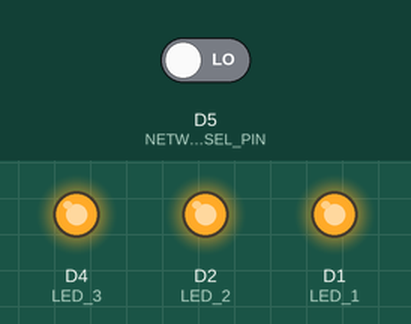
The sketch below on a simulated ESP8266 (NodeMCU). Parts: output pins drawn as LEDs (lit = HIGH). The inputs (shaded band) are chosen by the test bench; at power-on: D5 (NETWORK_SEL_PIN) LOW. WiFi joins after 1.5 s; servers stay silent unless stated; uploads are accepted with an empty reply; what the sketch prints to the serial monitor is not drawn.

Above: at 3.6 s.
At 6.0 s:
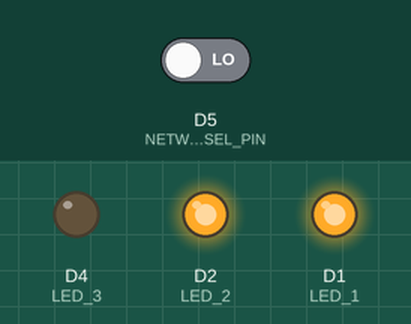
Timing chart, 0 to 8.9 s (numbered marks = the images above):
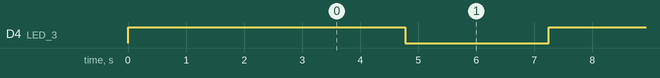

Measured:
- by itself, D4 (LED_3): alternates HIGH for 2.5 s and LOW for 2.5 s

The sketch:

esp8266_thingspeak_homeautomation.ino
```cpp
#include <ESP8266WiFi.h>
#include "thingspeak_custom.h"

#define COMP          1
#define HOME          0
#define DEBUG_SERIAL  1

#define D0    16  // GPIO16
#define D1    5   // GPIO5
#define D2    4   // GPIO4
#define D3    0   // GPIO0
#define D4    2   // GPIO2
#define D5    14  // GPIO14
#define D6    12  // GPIO12
#define D7    13  // GPI13
#define D8    15  // GPIOO15
#define D9    3   // GPIO3
#define D10   1   // GPIO1

#define NETWORK_SEL_PIN   D5
#define LED_1   D1
#define LED_2   D2
#define LED_3   D4

//#if COMP
  #define WIFI_SSID_COMP   "MISFIT SW"
  #define WIFI_PASS_COMP   "Wearables1!"
//#elif HOME
  #define WIFI_SSID_HOME   "Hong_quan"
  #define WIFI_PASS_HOME   "0908108060a"
//#endif

#define THINGSPEAK_LIGHT_NO1_CHANNEL        "66225"
#define THINGSPEAK_LIGHT_NO1_READ_KEY       "X1ZDQFFMYXEVQB7G"

#define THINGSPEAK_LIGHT_NO1_LOG_CHANNEL    "66636"
#define THINGSPEAK_LIGHT_NO1_LOG_WRITE_KEY  "V65MD3S4STAVNEUB"

#if DEBUG_SERIAL
  #define DEBUG_PO(msg)     Serial.print(msg)
  #define DEBUG_POLN(msg)   Serial.println(msg)
#else
  #define DEBUG_PO(msg)     {}
  #define DEBUG_POLN(msg)   {}
#endif

using namespace thingspeak_custom;

WiFiClient client;
ThingSpeak ts_light_no1(&client);

void setup()
{
  #if DEBUG_SERIAL
  // Start serial
  Serial.begin(115200);
  #endif

  pinMode(NETWORK_SEL_PIN, INPUT);

  pinMode(LED_1, OUTPUT);
  pinMode(LED_2, OUTPUT);
  pinMode(LED_3, OUTPUT);
  digitalWrite(LED_1, 1);
  digitalWrite(LED_2, 1);
  digitalWrite(LED_3, 1);

  delay(1000);

  DEBUG_POLN("\n\n====== ESP8266 Module Info ======");
  DEBUG_PO("Chip ID            : ");
  DEBUG_POLN(ESP.getChipId());
  DEBUG_PO("Flash size (bytes) : ");
  DEBUG_POLN(ESP.getFlashChipSize());
  DEBUG_PO("Free heap (bytes)  : ");
  DEBUG_POLN(ESP.getFreeHeap());
  DEBUG_POLN("=================================\n");

  // Start wifi
  DEBUG_PO("Connecting to ");
  if (digitalRead(NETWORK_SEL_PIN) == 1) {
    WiFi.begin(WIFI_SSID_COMP, WIFI_PASS_COMP);
    DEBUG_PO(WIFI_SSID_COMP);
  } else {
    WiFi.begin(WIFI_SSID_HOME, WIFI_PASS_HOME);
    DEBUG_PO(WIFI_SSID_HOME);
  }

  while (WiFi.status() != WL_CONNECTED)
  {
    delay(500);
    DEBUG_PO(".");
  }

  DEBUG_PO("\nConnected. IP address: ");
  DEBUG_POLN(WiFi.localIP());

  ts_light_no1.SetChannelInfo(THINGSPEAK_LIGHT_NO1_CHANNEL, THINGSPEAK_LIGHT_NO1_READ_KEY, "F9I3HN9MA22DOE1L", "4059", "CIN3LKFSII32LUYN");

  DEBUG_PO("\nRunning...");
}

void loop()
{
  String talkback_cmd = "";
  talkback_cmd = ts_light_no1.GetTalkBackCmd();

  // Toggle and LED to indicate that it is still running
  digitalWrite(LED_3, !digitalRead(LED_3));

  if (talkback_cmd.equals("\r")) {
    // DEBUG_POLN("No command");
  } else if (talkback_cmd.equals("LED_1_ON\r")) {
    digitalWrite(LED_1, 0);
  } else if (talkback_cmd.equals("LED_1_OFF\r")) {
    digitalWrite(LED_1, 1);
  } else if (talkback_cmd.equals("LED_2_ON\r")) {
    digitalWrite(LED_2, 0);
  } else if (talkback_cmd.equals("LED_2_OFF\r")) {
    digitalWrite(LED_2, 1);
  }

  delay(200);
}
```

thingspeak_custom.cpp
```cpp
#include "thingspeak_custom.h"

#if 0
  #define THINGSPEAK_DEBUG(msg)     Serial.print(msg)
  #define THINGSPEAK_DEBUGLN(msg)   Serial.println(msg)
#else
  #define THINGSPEAK_DEBUG(msg)     {}
  #define THINGSPEAK_DEBUGLN(msg)   {}
#endif

#define THINGSPEAK_HOST                     "api.thingspeak.com"

/* Http request example
 * GET /update?key=F9I3HN9MA22DOE1L&field1=324 HTTP/1.1
 * Host: api.thingspeak.com
 */
#define THINGSPEAK_FORM_HTTP_WRITE_1_FIELD_REQUEST(key, str_value)  \
        ("GET /update?key=" + key + "&field1=" + str_value + " HTTP/1.1\nHost: " + THINGSPEAK_HOST + "\r\n\r\n")

/* Http request example
 * GET /channels/66225/feed.json?key=CHO2NZG9CGGVVWPA HTTP/1.1
 * Host: api.thingspeak.com
 */
#define THINGSPEAK_FORM_HTTP_READ_ALL_FEEDS_REQUEST(channel, key)   \
        ("GET /channels" + channel + "/feed.json?key=" + key + " HTTP/1.1\nHost: " + THINGSPEAK_HOST + "\r\n\r\n")

/* Http request example
 * DELETE /channels/66225/feeds/?api_key=BVZUYDAEPYX7OUMX HTTP/1.1
 * Host: api.thingspeak.com
 */
#define THINGSPEAK_FORM_HTTP_CLEAN_ALL_FEEDS_REQUEST(channel, key)  \
        ("DELETE /channels/" + channel + "/feeds/?api_key=" + key + " HTTP/1.1\nHost: " + THINGSPEAK_HOST + "\r\n\r\n";)

/* Http request example
 * GET /channels/66225/field/field1/last.txt?key=CHO2NZG9CGGVVWPA HTTP/1.1
 * Host: api.thingspeak.com
 */
#define THINGSPEAK_FORM_HTTP_READ_LAST_ENTRY_IN_FIELD_FEED_REQUEST(channel, key, field) \
        ("GET /channels/" + channel +"/field/" + field + "/last.txt?key=" + key + " HTTP/1.1\nHost: " + THINGSPEAK_HOST + "\r\n\r\n")

/* Http request example
 * POST /talkbacks/4059/commands/execute?api_key=CIN3LKFSII32LUYN HTTP/1.1
 * Host: api.thingspeak.com
 */
#define THINGSPEAK_HTTP_POST_GET_TALKBACK_COMMAND_REQUEST(talkback_id, key) \
        ("POST /talkbacks/" + talkback_id + "/commands/execute?api_key=" + key + " HTTP/1.1\nHost: " + THINGSPEAK_HOST + "\r\n\r\n")


namespace thingspeak_custom {
  ThingSpeak::ThingSpeak(Client *client, String channel, String read_key, String write_key, String talkback_id, String talkback_key)
  {
    this->client = client;

    SetChannelInfo(channel, read_key, write_key, talkback_id, talkback_key);
  }

  ThingSpeak::~ThingSpeak(void)
  {

  }

  /************************************************************
   *  Function:
   *    Set Channel info
   ************************************************************/
  void ThingSpeak::SetChannelInfo(String channel, String read_key, String write_key, String talkback_id, String talkback_key)
  {
    this->channel_str = channel;
    this->read_key_str = read_key;
    this->write_key_str = write_key;

    this->talkback_id_str = talkback_id;
    this->talkback_key_str = talkback_key;
    this->talkback_http_post = THINGSPEAK_HTTP_POST_GET_TALKBACK_COMMAND_REQUEST(talkback_id, talkback_key);
  }

  /************************************************************
   *  Function:
   *    Get the last value in the field feed of
   *    selected channel from api.thingspeak.com
   ************************************************************/
  int ThingSpeak::GetLastValueFieldFeed(String field_name)
  {
    String http_code = THINGSPEAK_FORM_HTTP_READ_LAST_ENTRY_IN_FIELD_FEED_REQUEST(this->channel_str, this->read_key_str, field_name);
    int field_value = 0;

    Connect();

    if (SendHttpRequest(this->talkback_http_post) != 0)
    { // Something wrong happened
      Disconnect();
      return -1;
    }

    // Read the return code
    if (ReadHeader() != 200) {
      THINGSPEAK_DEBUGLN("Reading data failed");
      field_value = -1; // Something went wrong. Return 0xFFFF for error reading
    } else {
      field_value = ReadBody().toInt();
    }

    Disconnect();

    return field_value;
  }

  /************************************************************
   *  Function:
   *    Get TalkBack command if any from channel.
   ************************************************************/
  String ThingSpeak::GetTalkBackCmd(void)
  {
    String talk_back_cmd = "";

    Connect();

    if (SendHttpRequest(this->talkback_http_post) != 0)
    { // Something wrong happened
      Disconnect();
      // Serial.println("Send POST request failed.");
      return "-1";
    }

    // Read the return code
    if (ReadHeader() != 200) {
      THINGSPEAK_DEBUGLN("Reading data failed");
      talk_back_cmd = "-1";    // Something went wrong. Return 0xFFFF for error reading
    } else {
      talk_back_cmd = ReadBody();
    }

    Disconnect();

    return talk_back_cmd;
  }

  int ThingSpeak::UpdateStatus(String msg)
  {
    int status_code = 0;
    String http_code = THINGSPEAK_FORM_HTTP_WRITE_1_FIELD_REQUEST(this->write_key_str, msg);

    return status_code;
  }

  /************************************************************
   *  Function:
   *    Establish connection to api.thingspeak.com
   ************************************************************/
  void ThingSpeak::Connect(void)
  {
    THINGSPEAK_DEBUG("Connecting to api.thingspeak.com");
    while (!this->client->connect(THINGSPEAK_HOST, 80))
    {
      delay(100);
      THINGSPEAK_DEBUG(".");
      // TODO : do something here if stuck too long
    }
    THINGSPEAK_DEBUGLN("");

    this->client->flush();
  }

  /************************************************************
   *  Function:
   *    Disconnect from api.thingspeak.com
   ************************************************************/
  void ThingSpeak::Disconnect(void)
  {
    if (this->client->connected())
    {
      this->client->stop();
      this->client->flush();
    }
    THINGSPEAK_DEBUGLN("Disconnected from to api.thingspeak.com");
  }

  int ThingSpeak::SendHttpRequest(String msg)
  {
    int status_code = -1;  // 0 ~ Success, -1 ~ Timeout, -2 Unknown failure
    int timeout = 10000;

    this->client->print(msg);
    while(timeout--)
    {
      if (this->client->available())
      {
        status_code = 0;
        break;
      }
    }

    return status_code;
  }

  int ThingSpeak::ReadHeader(void)
  {
    int header_status_code = 0;
    int halt_counter = 0;

    // "HTTP-Version Status-Code Reason-Phrase\r\n"
    // Ignore http version
    this->client->readStringUntil(' ');

    // Read the return code
    header_status_code = this->client->readStringUntil(' ').toInt();

    // Ignore the rest info of header in http response
    // Read until get the empty line -> End of header
    while (!this->client->readStringUntil('\n').equals("\r"))
    {
      halt_counter++;
      if (halt_counter >= 5000)
      {
        header_status_code = -1;
        break;
      }
    }

    return header_status_code;
  }

  String ThingSpeak::ReadBody(void)
  {
    String body = "";
    // Ignore the line denote for the raw length of body
    this->client->readStringUntil('\n');

    body = this->client->readStringUntil('\n');

    return body;
  }
}
```

thingspeak_custom.h
```cpp
#ifndef __THINGSPEAK_CUSTOM_H__
#define __THINGSPEAK_CUSTOM_H__

#include <Arduino.h>
#include <Client.h>

namespace thingspeak_custom
{
  class ThingSpeak
  {
  public:
    ThingSpeak(Client *client,
               String channel = "",
               String read_key = "",
               String write_key = "",
               String talkback_id = "",
               String talkback_key = "");
    virtual ~ThingSpeak(void);

    void SetChannelInfo(String channel,
                        String read_key,
                        String write_key,
                        String talkback_id,
                        String talkback_key);
    int GetLastValueFieldFeed(String field_name);
    String GetTalkBackCmd(void);
    int UpdateStatus(String msg);

  private:
    String channel_str;
    String read_key_str;
    String write_key_str;

    String talkback_id_str;
    String talkback_key_str;
    String talkback_http_post;
    Client *client;

    void Connect(void);
    void Disconnect(void);
    int SendHttpRequest(String msg);
    int ReadHeader(void);
    String ReadBody(void);
  };
}

#endif  // __THINGSPEAK_CUSTOM_H__
```
